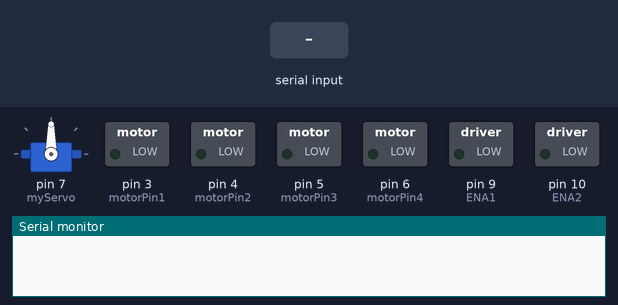
A sketch run on a simulated Arduino Uno, built with avr-gcc and run on an emulated ATmega328P. Shown: servo, switched loads named in the sketch (green lamp = pin HIGH), the last lines printed to the serial monitor. Inputs (shaded band) come from the test bench.

Above: at 1.2 s.
1.3 s: "*right" received over Serial
At 4.1 s:
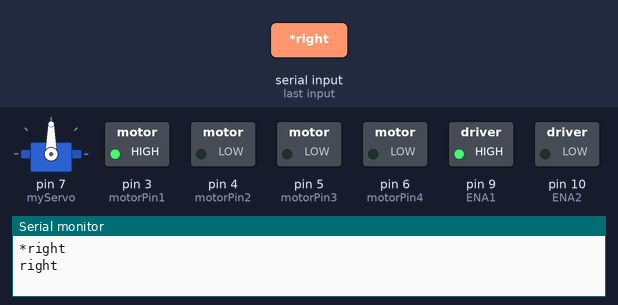
4.3 s: "*forward" received over Serial
At 6.8 s:
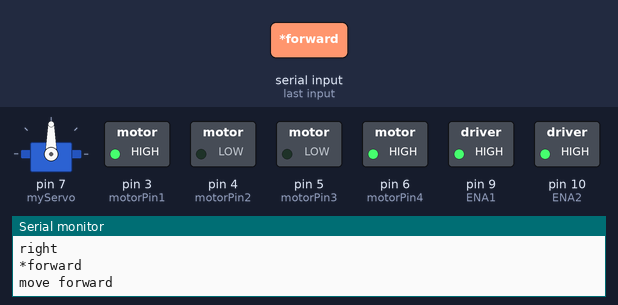
7.1 s: "*backward" received over Serial
At 8.4 s:
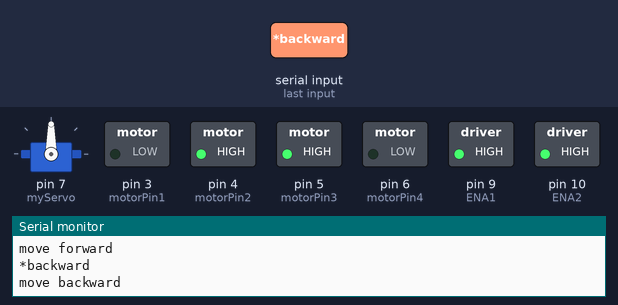
10.1 s: "*left" received over Serial
At 12.9 s:
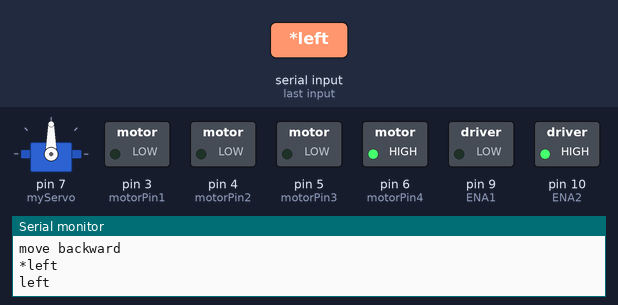
13.1 s: "*right" received over Serial
At 14.9 s:
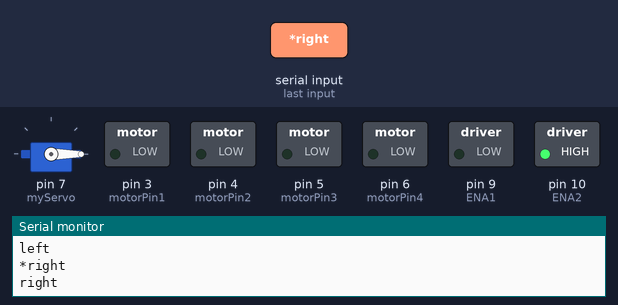
16.1 s: "*left" received over Serial
At 19.2 s:
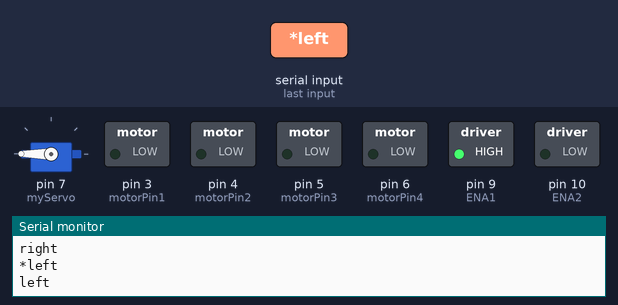
Timing chart, 0 to 21.9 s (numbered marks = the images above; inputs shaded):
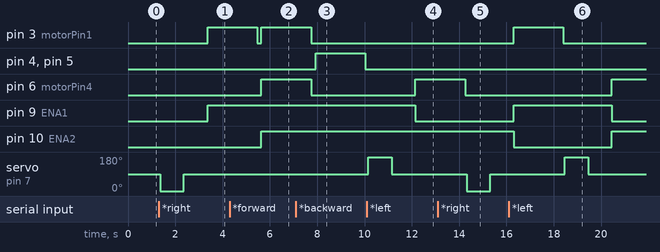

Measured:
- after the input at 1.3 s, pin 3 (motorPin1), pin 9 (ENA1): LOW → HIGH after 2.1 s; servo on pin 7 (myServo): 90° → 0° after 0.06 s, → 90° 1.0 s later
- after the input at 4.3 s, pin 6 (motorPin4), pin 10 (ENA2): LOW → HIGH after 1.3 s
- after the input at 7.1 s, pin 4 (motorPin2), pin 5 (motorPin3): LOW → HIGH after 0.83 s, → LOW 2.1 s later
- after the input at 10.1 s, pin 6 (motorPin4): LOW → HIGH after 2.1 s; pin 9 (ENA1): HIGH → LOW after 2.1 s; servo on pin 7 (myServo): 90° → 180° after 0.05 s, → 90° 1.0 s later
- after the input at 13.1 s, servo on pin 7 (myServo): 90° → 0° after 1.2 s, → 90° 1.0 s later
- after the input at 16.1 s, pin 6 (motorPin4): LOW → HIGH after 4.4 s; servo on pin 7 (myServo): 90° → 180° after 2.4 s, → 90° 1.0 s later

The sketch:

Project_Code.ino
```cpp
/*setting pwm of the motor to 255
we can change the speed of rotaion
by changing pwm input but we are only
using arduino so we are using higest
value to driver the motor  */

#include<Servo.h>
#include <SoftwareSerial.h>
String voice;
Servo myServo;
int TxD = 0;
int RxD = 1;
SoftwareSerial bluetooth(TxD,RxD); //TX, RX respetively
int motorPin1 = 3;
int motorPin2 = 4;
int motorPin3 = 5;
int motorPin4 = 6;
int servoPin = 7;
int ENA1 = 9;
int ENA2 = 10;

void setup()
{
  //BT.begin(9600);
  bluetooth.begin(9600);
  Serial.begin(9600);
  pinMode(motorPin1, OUTPUT);
  pinMode(motorPin2, OUTPUT);
  pinMode(motorPin3, OUTPUT);
  pinMode(motorPin4, OUTPUT);
  pinMode(ENA1, OUTPUT);
  pinMode(ENA2, OUTPUT);
  myServo.write(90);
  myServo.attach(7);
}


void forward()
{
  delay(100);
  digitalWrite(motorPin1, HIGH);
  digitalWrite(motorPin2, LOW);
  digitalWrite(motorPin3, LOW);
  digitalWrite(motorPin4, HIGH);
  analogWrite(ENA1, 255);
  analogWrite(ENA2, 255);
  delay(2000);
  pause();
}


void backward()
{
  delay(100);
  digitalWrite(motorPin1, LOW);
  digitalWrite(motorPin2, HIGH);
  digitalWrite(motorPin3, HIGH);
  digitalWrite(motorPin4, LOW);
  analogWrite(ENA1, 255);
  analogWrite(ENA2, 255);
  delay(2000);
  pause();
}


void pause()
{
  delay(100);
  digitalWrite(motorPin1, LOW);
  digitalWrite(motorPin2, LOW);
  digitalWrite(motorPin3, LOW);
  digitalWrite(motorPin4, LOW);
}

void right()
{
  myServo.write(0);
  delay(1000);
  myServo.write(90);
  delay(1000);
  digitalWrite(motorPin1, HIGH);
  digitalWrite(motorPin2, LOW);
  digitalWrite(motorPin3, LOW);
  digitalWrite(motorPin4, LOW);
  analogWrite(ENA1, 255);
  analogWrite(ENA2,0);
  delay(2000);
  pause();
}

void left()

{
  myServo.write(180);
  delay(1000);
  myServo.write(90);
  delay(1000);
  digitalWrite(motorPin1, LOW);
  digitalWrite(motorPin2, LOW);
  digitalWrite(motorPin3, LOW);
  digitalWrite(motorPin4, HIGH);
  analogWrite(ENA1,0);
  analogWrite(ENA2, 255);
  delay(2000);
  pause();
}


void loop()
{
  while (Serial.available())//Check if there is an available byte to read
  {
     delay(10);  //Delay added to make thing stable
    char c = Serial.read();  //Conduct a serial read
    if (c == '#')
    {
      break; //Exit the loop when the # is detected after the word
    }
    voice += c;
  }

  if(voice.length()>0)
  {
    Serial.println(voice);


    if(voice=="*forward")
    {
      Serial.println("move forward");
      forward();
    }

       if(voice=="*backward")
    {
      Serial.println("move backward");
      backward();
    }
       if(voice=="*right")
    {
      Serial.println("right");
      right();
    }
       if(voice=="*left")
    {
      Serial.println("left");
      left();
    }
    if(voice=="*stop")
    {
      Serial.println("stop");
      pause();
    }

    voice = ""; //Reset the variable after initiating
  }
}
```
